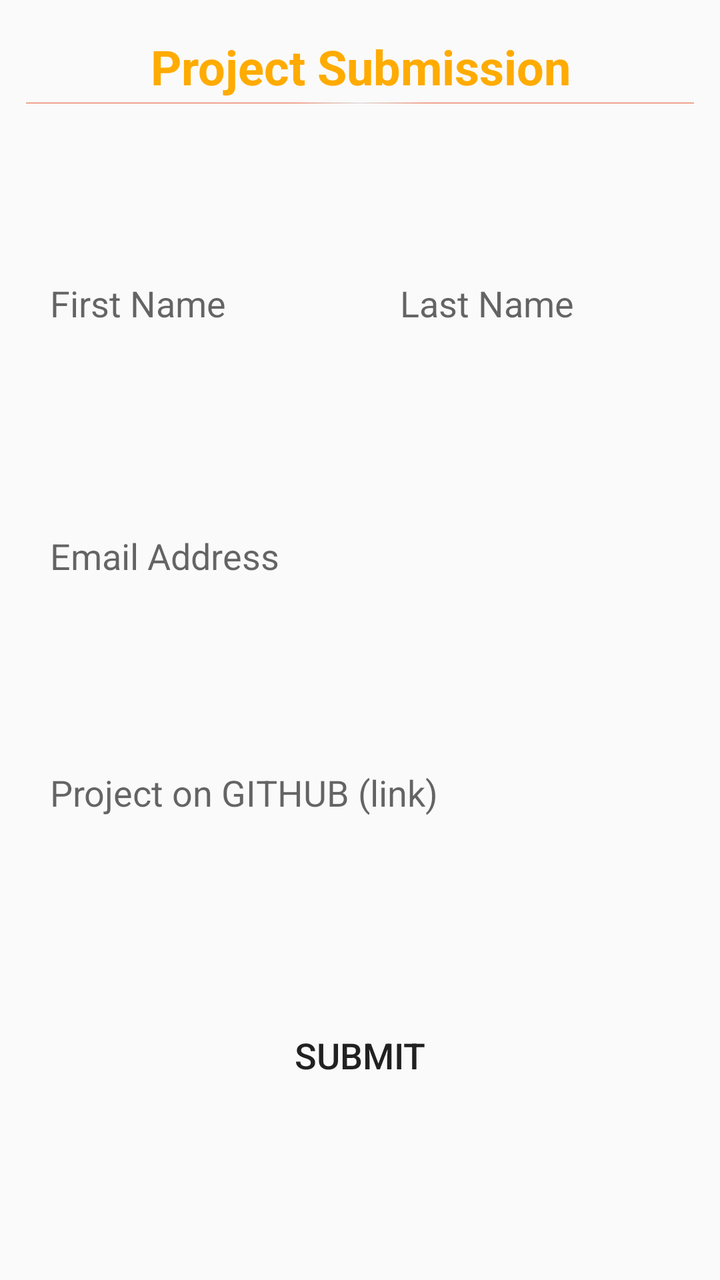
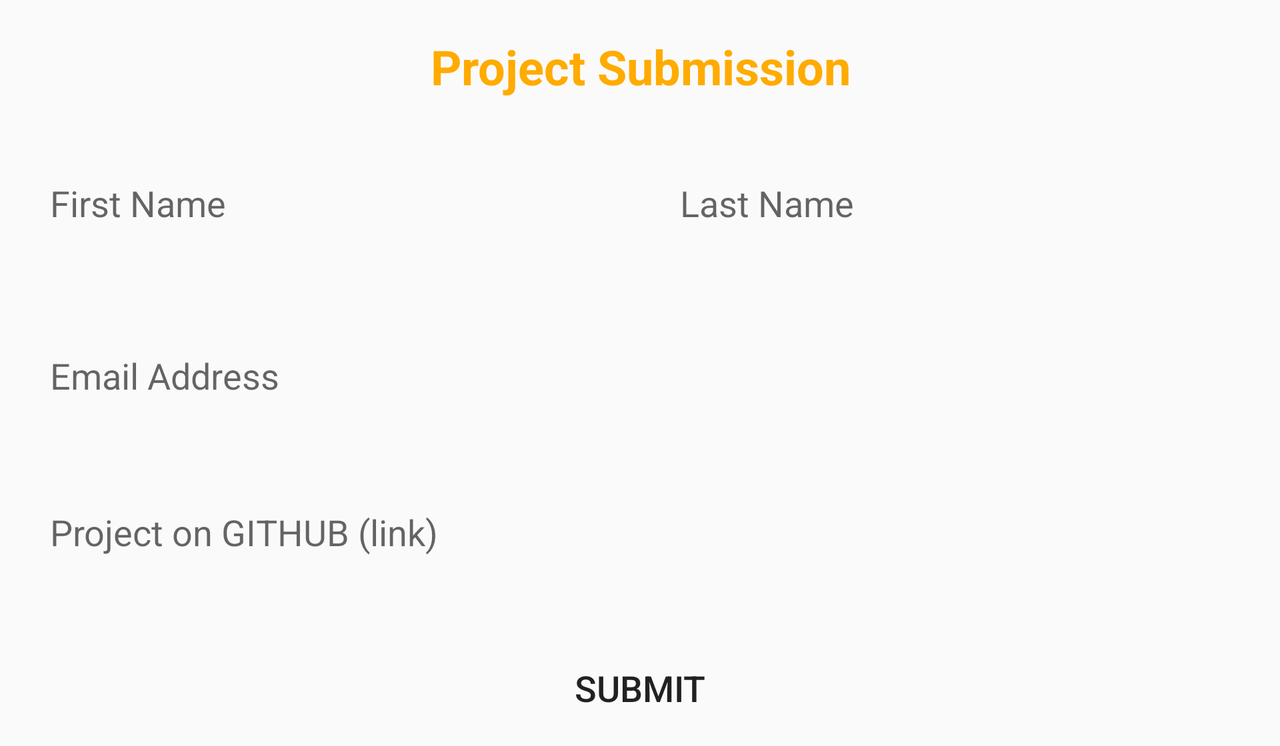

The same Android screen from two of the app's own layout files: first res/layout/ as a phone draws it, then the repository's variant for another configuration, drawn on a device whose configuration selects that folder. Both files follow.
<!-- AndroidManifest.xml: application theme AppTheme.NoActionBar -->
<!-- res/layout/content_main.xml -->
<?xml version="1.0" encoding="utf-8"?>
<androidx.constraintlayout.widget.ConstraintLayout
    xmlns:android="http://schemas.android.com/apk/res/android"
    xmlns:app="http://schemas.android.com/apk/res-auto"
    xmlns:tools="http://schemas.android.com/tools"
    android:layout_width="match_parent"
    android:layout_height="match_parent"
    android:layout_margin="5dp"
    app:layout_behavior="@string/appbar_scrolling_view_behavior">

    <TextView
        android:id="@+id/textView"
        android:layout_width="wrap_content"
        android:layout_height="wrap_content"
        android:layout_margin="12dp"
        android:fontFamily="sans-serif"
        android:text="Project Submission"
        android:textAlignment="center"
        android:textColor="#FFAB00"
        android:textSize="24sp"
        android:textStyle="bold"
        app:layout_constraintEnd_toEndOf="parent"
        app:layout_constraintStart_toStartOf="parent"
        app:layout_constraintTop_toTopOf="parent" />

    <ImageView
        android:layout_width="match_parent"
        android:layout_height="wrap_content"
        android:layout_marginStart="8dp"
        android:layout_marginTop="2dp"
        android:layout_marginEnd="8dp"
        android:src="@drawable/strike"
        app:layout_constraintEnd_toEndOf="parent"
        app:layout_constraintStart_toStartOf="parent"
        app:layout_constraintTop_toBottomOf="@id/textView" />

    <LinearLayout
        android:id="@+id/top_layout"
        android:layout_width="match_parent"
        android:layout_height="wrap_content"
        android:layout_marginTop="70dp"
        android:weightSum="100"
        app:layout_constraintStart_toStartOf="parent"
        app:layout_constraintTop_toBottomOf="@+id/textView">

        <EditText
            android:id="@+id/first_name"
            android:layout_width="0dp"
            android:layout_height="match_parent"
            android:layout_margin="8dp"
            android:layout_weight="50"
            android:background="@drawable/rounded_corner2"
            android:fontFamily="sans-serif"
            android:hint="@string/first_name"
            android:inputType="textPersonName"
            android:padding="12dp"
            android:textSize="18sp" />

        <EditText
            android:id="@+id/last_name"
            android:layout_width="0dp"
            android:layout_height="match_parent"
            android:layout_margin="8dp"
            android:layout_weight="50"
            android:background="@drawable/rounded_corner2"
            android:fontFamily="sans-serif"
            android:hint="Last Name"
            android:inputType="textPersonName"
            android:padding="12dp"
            android:textColor="#000000"
            android:textSize="18sp" />
    </LinearLayout>


    <EditText
        android:id="@+id/email"
        android:layout_width="match_parent"
        android:layout_height="wrap_content"
        android:layout_marginStart="8dp"
        android:layout_marginTop="70dp"
        android:layout_marginEnd="8dp"
        android:background="@drawable/rounded_corner2"
        android:hint="@string/email_address"
        android:inputType="textEmailAddress"
        android:padding="12dp"
        android:textSize="18sp"
        app:layout_constraintEnd_toEndOf="parent"
        app:layout_constraintStart_toStartOf="parent"
        app:layout_constraintTop_toBottomOf="@+id/top_layout" />

    <EditText
        android:id="@+id/project_link_tv"
        android:layout_width="match_parent"
        android:layout_height="wrap_content"
        android:layout_marginStart="8dp"
        android:layout_marginTop="70dp"
        android:layout_marginEnd="8dp"
        android:background="@drawable/rounded_corner2"
        android:hint="@string/project_on_github_link"
        android:inputType="textUri"
        android:padding="12dp"
        android:textSize="18sp"
        app:layout_constraintEnd_toEndOf="parent"
        app:layout_constraintStart_toStartOf="parent"
        app:layout_constraintTop_toBottomOf="@+id/email" />

    <Button
        android:id="@+id/submit_form_btn"
        android:layout_width="wrap_content"
        android:layout_height="wrap_content"
        android:text="@string/submit"
        android:textSize="18sp"
        android:paddingEnd="54dp"
        android:paddingStart="54dp"
        android:background="@drawable/rounded_corner_btn"
        style="?attr/materialButtonOutlinedStyle"
        app:strokeColor="#FB8C00"
        app:strokeWidth="12dp"
        app:shapeAppearance="?attr/shapeAppearanceLargeComponent"
        app:rippleColor="#039BE5"
        app:layout_constraintBottom_toBottomOf="parent"
        app:layout_constraintEnd_toEndOf="parent"
        app:layout_constraintStart_toStartOf="parent"
        app:layout_constraintTop_toBottomOf="@+id/project_link_tv" />

    <ProgressBar
        android:id="@+id/pb_load"
        style="?android:attr/progressBarStyle"
        android:layout_width="wrap_content"
        android:layout_height="wrap_content"
        android:visibility="invisible"
        app:layout_constraintBottom_toBottomOf="parent"
        app:layout_constraintEnd_toEndOf="parent"
        app:layout_constraintStart_toStartOf="parent"
        app:layout_constraintTop_toTopOf="@+id/textView" />


</androidx.constraintlayout.widget.ConstraintLayout>
<!-- resources referenced by this layout -->
<resources>
  <!-- drawable strike (drawable) -->
  <?xml version="1.0" encoding="utf-8"?>
  <shape xmlns:android="http://schemas.android.com/apk/res/android">
  <gradient
      android:type="radial"
      android:gradientRadius="10000%p"
      android:startColor="#cfcfcf"
      android:endColor="#E65C34"/>
  </shape>
  <string name="email_address">Email Address</string>
  <string name="first_name">First Name</string>
  <string name="project_on_github_link">Project on GITHUB (link)</string>
  <string name="submit">Submit</string>
  <style name="AppTheme.NoActionBar">
          <item name="windowActionBar">false</item>
          <item name="windowNoTitle">true</item>
      </style>
</resources>
<!-- res/layout-land/content_main.xml (the repository's variant of the layout above) -->
<!-- drawn on the phone turned sideways -->
<?xml version="1.0" encoding="utf-8"?>
<ScrollView
    xmlns:android="http://schemas.android.com/apk/res/android"
    xmlns:app="http://schemas.android.com/apk/res-auto"
    xmlns:tools="http://schemas.android.com/tools"
    android:layout_width="match_parent"
    android:layout_height="match_parent"
    android:layout_margin="5dp"
    app:layout_behavior="@string/appbar_scrolling_view_behavior">








    <androidx.constraintlayout.widget.ConstraintLayout
        android:layout_width="match_parent"
        android:layout_height="match_parent">

    <TextView
        android:id="@+id/textView"
        android:layout_width="wrap_content"
        android:layout_height="wrap_content"
        android:layout_margin="12dp"
        android:fontFamily="sans-serif"
        android:text="Project Submission"
        android:textAlignment="center"
        android:textColor="#FFAB00"
        android:textSize="24sp"
        android:textStyle="bold"
        app:layout_constraintEnd_toEndOf="parent"
        app:layout_constraintStart_toStartOf="parent"
        app:layout_constraintTop_toTopOf="parent" />

    <LinearLayout
        android:id="@+id/top_layout"
        android:layout_width="match_parent"
        android:layout_height="wrap_content"
        android:layout_marginTop="20dp"
        android:weightSum="100"
        app:layout_constraintStart_toStartOf="parent"
        app:layout_constraintTop_toBottomOf="@+id/textView">

        <EditText
            android:id="@+id/first_name"
            android:layout_width="0dp"
            android:layout_height="match_parent"
            android:layout_margin="8dp"
            android:layout_weight="50"
            android:background="@drawable/rounded_corner2"
            android:fontFamily="sans-serif"
            android:hint="@string/first_name"
            android:inputType="textPersonName"
            android:padding="12dp"
            android:textSize="18sp" />

        <EditText
            android:id="@+id/last_name"
            android:layout_width="0dp"
            android:layout_height="match_parent"
            android:layout_margin="8dp"
            android:layout_weight="50"
            android:background="@drawable/rounded_corner2"
            android:fontFamily="sans-serif"
            android:hint="Last Name"
            android:inputType="textPersonName"
            android:padding="12dp"
            android:textColor="#000000"
            android:textSize="18sp" />
    </LinearLayout>


    <EditText
        android:id="@+id/email"
        android:layout_width="match_parent"
        android:layout_height="wrap_content"
        android:layout_marginStart="8dp"
        android:layout_marginTop="30dp"
        android:layout_marginEnd="8dp"
        android:background="@drawable/rounded_corner2"
        android:hint="@string/email_address"
        android:inputType="textEmailAddress"
        android:padding="12dp"
        android:textSize="18sp"
        app:layout_constraintEnd_toEndOf="parent"
        app:layout_constraintStart_toStartOf="parent"
        app:layout_constraintTop_toBottomOf="@+id/top_layout" />

    <EditText
        android:id="@+id/project_link_tv"
        android:layout_width="match_parent"
        android:layout_height="wrap_content"
        android:layout_marginStart="8dp"
        android:layout_marginTop="30dp"
        android:layout_marginEnd="8dp"
        android:background="@drawable/rounded_corner2"
        android:hint="@string/project_on_github_link"
        android:inputType="textUri"
        android:padding="12dp"
        android:textSize="18sp"
        app:layout_constraintEnd_toEndOf="parent"
        app:layout_constraintStart_toStartOf="parent"
        app:layout_constraintTop_toBottomOf="@+id/email" />

    <Button
        android:id="@+id/submit_form_btn"
        android:layout_width="wrap_content"
        android:layout_height="wrap_content"
        android:text="@string/submit"
        android:textSize="18sp"
        android:paddingEnd="54dp"
        android:paddingStart="54dp"
        android:layout_marginTop="30dp"
        android:background="@drawable/rounded_corner_btn"
        app:layout_constraintBottom_toBottomOf="parent"
        app:layout_constraintEnd_toEndOf="parent"
        app:layout_constraintStart_toStartOf="parent"
        app:layout_constraintTop_toBottomOf="@+id/project_link_tv" />


    </androidx.constraintlayout.widget.ConstraintLayout>



</ScrollView>
<!-- resources referenced by the variant -->
<!-- as the phone turned sideways resolves them -->
<resources>
  <string name="email_address">Email Address</string>
  <string name="first_name">First Name</string>
  <string name="project_on_github_link">Project on GITHUB (link)</string>
  <string name="submit">Submit</string>
  <style name="AppTheme.NoActionBar">
          <item name="windowActionBar">false</item>
          <item name="windowNoTitle">true</item>
      </style>
</resources>
